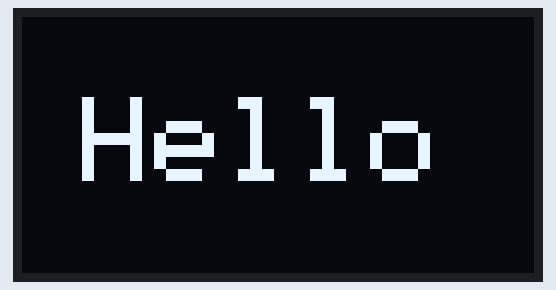
Recording of a sketch running on a simulated Arduino Uno, built with avr-gcc and run on an emulated ATmega328P. On the bench: 128×64 one-colour display.

Above: at 2.1 s.

The sketch:

OLED-beginner.ino
```cpp
#include <Wire.h>
#include <Adafruit_GFX.h>
#include <Adafruit_SSD1306.h>

#define SCREEN_WIDTH 128  // OLED display width, in pixels
#define SCREEN_HEIGHT 64  // OLED display height, in pixels

// Declaration for an SSD1306 display connected to I2C (SDA, SCL pins)
// The pins for I2C are defined by the Wire-library.
// On an arduino UNO:       A4(SDA), A5(SCL)
// On an arduino MEGA 2560: 20(SDA), 21(SCL)
// On an arduino LEONARDO:   2(SDA),  3(SCL), ...
#define OLED_RESET -1        // Reset pin # (or -1 if sharing Arduino reset pin)
#define SCREEN_ADDRESS 0x3D  ///< See datasheet for Address; 0x3D for 128x64, 0x3C for 128x32
Adafruit_SSD1306 display(SCREEN_WIDTH, SCREEN_HEIGHT, &Wire, OLED_RESET);

#define LOGO_HEIGHT 16
#define LOGO_WIDTH 16

static const unsigned char PROGMEM logo_bmp[] = { 0b00000000, 0b11000000,
                                                  0b00000001, 0b11000000,
                                                  0b00000001, 0b11000000,
                                                  0b00000011, 0b11100000,
                                                  0b11110011, 0b11100000,
                                                  0b11111110, 0b11111000,
                                                  0b01111110, 0b11111111,
                                                  0b00110011, 0b10011111,
                                                  0b00011111, 0b11111100,
                                                  0b00001101, 0b01110000,
                                                  0b00011011, 0b10100000,
                                                  0b00111111, 0b11100000,
                                                  0b00111111, 0b11110000,
                                                  0b01111100, 0b11110000,
                                                  0b01110000, 0b01110000,
                                                  0b00000000, 0b00110000 };


// [TODO] Define your global variables here


void setup() {
  // put your setup code here, to run once:
  Serial.begin(9600);

  // SSD1306_SWITCHCAPVCC = generate display voltage from 3.3V internally
  if (!display.begin(SSD1306_SWITCHCAPVCC, SCREEN_ADDRESS)) {
    Serial.println(F("SSD1306 allocation failed"));
    for (;;)
      ;  // Don't proceed, loop forever
  }

  // [TODO] Configure pinMode() here


  delay(2000);  // Pause for 2 seconds

  // Calls the first screen. Everytime you reset or switch
  // on the device this function is called.
  first();
  delay(4000);  // Pause for 4 seconds

  // [TODO] Call function here to display Menu screen with selection bar sitting on "1. Start"


  delay(100);
}

void loop() {
  // put your main code here, to run repeatedly:

  // [TODO] Read "Down" Button's current state.
  // If pressed -> Perform relevant action.
  // Hint: Go through Lecture 3 slides. We have discussed this in the "Tasks" section.


  // [TODO] Read "Select" Button's state.
  // If pressed -> Perform relevant action.

  delay(100);
}


// Clears Display -> Sets text size -> sets text color -> set cursor position -> Print -> call display()
void first() {
  display.clearDisplay();
  display.setTextSize(3);
  display.setTextColor(WHITE);  // Note: Color can be BLACK or WHITE. This is a hint for creating your "Menu" screen.
  display.setCursor(15, 20);
  display.println("Hello");
  display.display();
}
```
